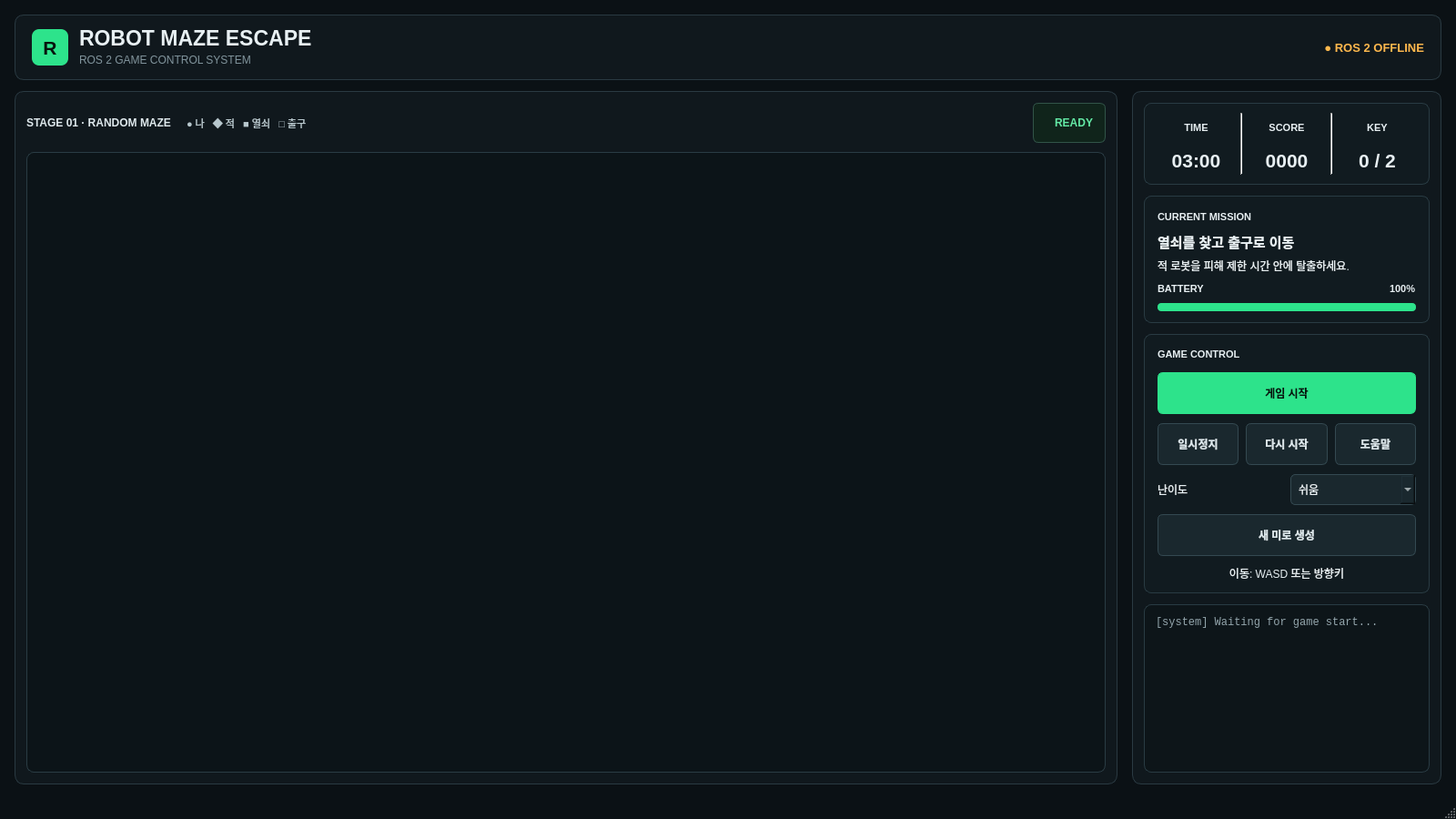
<?xml version="1.0" encoding="UTF-8"?>
<ui version="4.0">
 <class>MainWindow</class>
 <widget class="QMainWindow" name="MainWindow">
  <property name="geometry">
   <rect>
    <x>0</x>
    <y>0</y>
    <width>1600</width>
    <height>900</height>
   </rect>
  </property>
  <property name="minimumSize">
   <size>
    <width>1280</width>
    <height>760</height>
   </size>
  </property>
  <property name="windowTitle">
   <string>Robot Maze Escape</string>
  </property>
  <property name="styleSheet">
   <string notr="true">QMainWindow, QWidget#centralWidget {
    background-color: #0b1115;
    color: #e8f0f3;
    font-family: "Noto Sans CJK KR", "Noto Sans KR", sans-serif;
}
QLabel {
    color: #e8f0f3;
    background-color: transparent;
}
QFrame#headerFrame, QFrame#gameFrame, QFrame#sidePanel {
    background-color: #10181d;
    border: 1px solid #2a3a42;
    border-radius: 10px;
}
QLabel#logoLabel {
    background-color: #2de38b;
    color: #07130d;
    border-radius: 8px;
}
QLabel#appSubtitleLabel {
    color: #81949c;
}
QLabel#connectionLabel {
    color: #ffb84d;
}
QLabel#connectionLabel[state="connected"] {
    color: #63e9a5;
}
QLabel#connectionLabel[state="connecting"] {
    color: #59b8ff;
}
QLabel#connectionLabel[state="offline"] {
    color: #ffb84d;
}
QLabel#stageLabel {
    color: #dfe9ed;
}
QLabel#mapLegendLabel {
    color: #b7c7cd;
    padding-left: 8px;
}
QLabel#gameStatusLabel {
    color: #63e9a5;
    background-color: #10241b;
    border: 1px solid #315448;
    border-radius: 6px;
    padding: 5px 10px;
}
QLabel#gameStatusLabel[state="ready"] {
    color: #8dd6ff;
    background-color: #10222b;
    border-color: #315165;
}
QLabel#gameStatusLabel[state="active"], QLabel#gameStatusLabel[state="won"] {
    color: #63e9a5;
    background-color: #10241b;
    border-color: #315448;
}
QLabel#gameStatusLabel[state="paused"] {
    color: #ffd166;
    background-color: #2a2413;
    border-color: #66542a;
}
QLabel#gameStatusLabel[state="error"], QLabel#gameStatusLabel[state="lost"] {
    color: #ff7b84;
    background-color: #2a1519;
    border-color: #6b333a;
}
QGraphicsView#gameView {
    background-color: #0c1418;
    border: 1px solid #2a3c44;
    border-radius: 8px;
}
QFrame#statusFrame, QFrame#missionFrame, QFrame#controlFrame {
    background-color: #111b20;
    border: 1px solid #293b43;
    border-radius: 8px;
}
QLabel[role="caption"] {
    color: #80939b;
}
QLabel[role="value"] {
    color: #f0f6f8;
}
QFrame[role="divider"] {
    color: #2a3a42;
}
QPushButton {
    min-height: 34px;
    color: #dce7eb;
    background-color: #1a282e;
    border: 1px solid #344951;
    border-radius: 6px;
    padding: 5px 10px;
    font-weight: 600;
}
QPushButton:hover {
    background-color: #23343b;
    border-color: #4c6872;
}
QPushButton:pressed {
    background-color: #132027;
}
QPushButton:focus {
    border-color: #63e9a5;
}
QPushButton:disabled {
    color: #687980;
    background-color: #121c21;
    border-color: #25343a;
}
QPushButton#startButton {
    color: #07130d;
    background-color: #2de38b;
    border-color: #2de38b;
}
QPushButton#startButton:hover {
    background-color: #51efa0;
    border-color: #7af4b7;
}
QPushButton#startButton:pressed {
    background-color: #20bf70;
}
QPushButton#startButton:disabled {
    color: #60736a;
    background-color: #193328;
    border-color: #284b3b;
}
QComboBox {
    min-height: 28px;
    color: #e8f0f3;
    background-color: #1a282e;
    border: 1px solid #344951;
    border-radius: 5px;
    padding: 2px 8px;
}
QComboBox QAbstractItemView {
    color: #e8f0f3;
    background-color: #111b20;
    selection-background-color: #275943;
}
QMessageBox {
    background-color: #111b20;
}
QMessageBox QLabel {
    color: #e8f0f3;
}
QProgressBar#batteryProgressBar {
    background-color: #24343a;
    border: none;
    border-radius: 4px;
}
QProgressBar#batteryProgressBar::chunk {
    background-color: #2de38b;
    border-radius: 4px;
}
QProgressBar#batteryProgressBar[level="warning"]::chunk {
    background-color: #ffd166;
}
QProgressBar#batteryProgressBar[level="critical"]::chunk {
    background-color: #ff5b66;
}
QPlainTextEdit#eventLogEdit {
    color: #93a5ac;
    background-color: #0d1519;
    border: 1px solid #293b43;
    border-radius: 8px;
    padding: 8px;
    font-family: monospace;
    font-size: 9pt;
}</string>
  </property>
  <widget class="QWidget" name="centralWidget">
   <layout class="QVBoxLayout" name="mainLayout">
    <property name="spacing">
     <number>12</number>
    </property>
    <property name="leftMargin">
     <number>16</number>
    </property>
    <property name="topMargin">
     <number>16</number>
    </property>
    <property name="rightMargin">
     <number>16</number>
    </property>
    <property name="bottomMargin">
     <number>16</number>
    </property>
    <item>
     <widget class="QFrame" name="headerFrame">
      <property name="sizePolicy">
       <sizepolicy hsizetype="Expanding" vsizetype="Fixed">
        <horstretch>0</horstretch>
        <verstretch>0</verstretch>
       </sizepolicy>
      </property>
      <property name="minimumSize">
       <size>
        <width>0</width>
        <height>72</height>
       </size>
      </property>
      <property name="maximumSize">
       <size>
        <width>16777215</width>
        <height>72</height>
       </size>
      </property>
      <property name="frameShape">
       <enum>QFrame::StyledPanel</enum>
      </property>
      <property name="frameShadow">
       <enum>QFrame::Raised</enum>
      </property>
      <layout class="QHBoxLayout" name="headerLayout">
       <property name="spacing">
        <number>12</number>
       </property>
       <property name="leftMargin">
        <number>18</number>
       </property>
       <property name="topMargin">
        <number>12</number>
       </property>
       <property name="rightMargin">
        <number>18</number>
       </property>
       <property name="bottomMargin">
        <number>12</number>
       </property>
       <item>
        <widget class="QLabel" name="logoLabel">
         <property name="minimumSize">
          <size>
           <width>40</width>
           <height>40</height>
          </size>
         </property>
         <property name="maximumSize">
          <size>
           <width>40</width>
           <height>40</height>
          </size>
         </property>
         <property name="font">
          <font>
           <pointsize>16</pointsize>
           <bold>true</bold>
          </font>
         </property>
         <property name="text">
          <string>R</string>
         </property>
         <property name="alignment">
          <set>Qt::AlignCenter</set>
         </property>
        </widget>
       </item>
       <item>
        <widget class="QWidget" name="titleWidget" native="true">
         <layout class="QVBoxLayout" name="titleLayout">
          <property name="spacing">
           <number>2</number>
          </property>
          <property name="leftMargin">
           <number>0</number>
          </property>
          <property name="topMargin">
           <number>0</number>
          </property>
          <property name="rightMargin">
           <number>0</number>
          </property>
          <property name="bottomMargin">
           <number>0</number>
          </property>
          <item>
           <widget class="QLabel" name="appTitleLabel">
            <property name="font">
             <font>
              <pointsize>17</pointsize>
              <bold>true</bold>
             </font>
            </property>
            <property name="text">
             <string>ROBOT MAZE ESCAPE</string>
            </property>
            <property name="alignment">
             <set>Qt::AlignLeading|Qt::AlignLeft|Qt::AlignVCenter</set>
            </property>
           </widget>
          </item>
          <item>
           <widget class="QLabel" name="appSubtitleLabel">
            <property name="font">
             <font>
              <pointsize>9</pointsize>
             </font>
            </property>
            <property name="text">
             <string>ROS 2 GAME CONTROL SYSTEM</string>
            </property>
            <property name="alignment">
             <set>Qt::AlignLeading|Qt::AlignLeft|Qt::AlignVCenter</set>
            </property>
           </widget>
          </item>
         </layout>
        </widget>
       </item>
       <item>
        <spacer name="headerSpacer">
         <property name="orientation">
          <enum>Qt::Horizontal</enum>
         </property>
         <property name="sizeHint" stdset="0">
          <size>
           <width>40</width>
           <height>20</height>
          </size>
         </property>
        </spacer>
       </item>
       <item>
        <widget class="QLabel" name="connectionLabel">
         <property name="minimumSize">
          <size>
           <width>180</width>
           <height>0</height>
          </size>
         </property>
         <property name="font">
          <font>
           <pointsize>10</pointsize>
           <bold>true</bold>
          </font>
         </property>
         <property name="text">
          <string>● ROS 2 OFFLINE</string>
         </property>
         <property name="alignment">
          <set>Qt::AlignRight|Qt::AlignTrailing|Qt::AlignVCenter</set>
         </property>
        </widget>
       </item>
      </layout>
     </widget>
    </item>
    <item>
     <widget class="QWidget" name="contentWidget" native="true">
      <property name="sizePolicy">
       <sizepolicy hsizetype="Expanding" vsizetype="Expanding">
        <horstretch>0</horstretch>
        <verstretch>0</verstretch>
       </sizepolicy>
      </property>
      <layout class="QHBoxLayout" name="contentLayout" stretch="1,0">
       <property name="spacing">
        <number>16</number>
       </property>
       <property name="leftMargin">
        <number>0</number>
       </property>
       <property name="topMargin">
        <number>0</number>
       </property>
       <property name="rightMargin">
        <number>0</number>
       </property>
       <property name="bottomMargin">
        <number>0</number>
       </property>
       <item>
        <widget class="QFrame" name="gameFrame">
         <property name="sizePolicy">
          <sizepolicy hsizetype="Expanding" vsizetype="Expanding">
           <horstretch>0</horstretch>
           <verstretch>0</verstretch>
          </sizepolicy>
         </property>
         <property name="minimumSize">
          <size>
           <width>700</width>
           <height>0</height>
          </size>
         </property>
         <property name="frameShape">
          <enum>QFrame::StyledPanel</enum>
         </property>
         <property name="frameShadow">
          <enum>QFrame::Raised</enum>
         </property>
         <layout class="QVBoxLayout" name="gameLayout">
          <property name="spacing">
           <number>10</number>
          </property>
          <property name="leftMargin">
           <number>12</number>
          </property>
          <property name="topMargin">
           <number>12</number>
          </property>
          <property name="rightMargin">
           <number>12</number>
          </property>
          <property name="bottomMargin">
           <number>12</number>
          </property>
          <item>
           <widget class="QWidget" name="gameHeaderWidget" native="true">
            <property name="sizePolicy">
             <sizepolicy hsizetype="Expanding" vsizetype="Fixed">
              <horstretch>0</horstretch>
              <verstretch>0</verstretch>
             </sizepolicy>
            </property>
            <property name="minimumSize">
             <size>
              <width>0</width>
              <height>44</height>
             </size>
            </property>
            <property name="maximumSize">
             <size>
              <width>16777215</width>
              <height>44</height>
             </size>
            </property>
            <layout class="QHBoxLayout" name="gameHeaderLayout">
             <property name="leftMargin">
              <number>0</number>
             </property>
             <property name="topMargin">
              <number>0</number>
             </property>
             <property name="rightMargin">
              <number>0</number>
             </property>
             <property name="bottomMargin">
              <number>0</number>
             </property>
             <item>
              <widget class="QLabel" name="stageLabel">
               <property name="font">
                <font>
                 <bold>true</bold>
                </font>
               </property>
               <property name="text">
                <string>STAGE 01 · RANDOM MAZE</string>
               </property>
               <property name="alignment">
                <set>Qt::AlignLeading|Qt::AlignLeft|Qt::AlignVCenter</set>
               </property>
              </widget>
             </item>
             <item>
              <widget class="QLabel" name="mapLegendLabel">
               <property name="font">
                <font>
                 <pointsize>8</pointsize>
                </font>
               </property>
               <property name="text">
                <string>● 나   ◆ 적   ■ 열쇠   □ 출구</string>
               </property>
               <property name="role" stdset="0">
                <string>caption</string>
               </property>
              </widget>
             </item>
             <item>
              <spacer name="gameHeaderSpacer">
               <property name="orientation">
                <enum>Qt::Horizontal</enum>
               </property>
               <property name="sizeHint" stdset="0">
                <size>
                 <width>40</width>
                 <height>20</height>
                </size>
               </property>
              </spacer>
             </item>
             <item>
              <widget class="QLabel" name="gameStatusLabel">
               <property name="minimumSize">
                <size>
                 <width>80</width>
                 <height>0</height>
                </size>
               </property>
               <property name="font">
                <font>
                 <bold>true</bold>
                </font>
               </property>
               <property name="text">
                <string>READY</string>
               </property>
               <property name="alignment">
                <set>Qt::AlignRight|Qt::AlignTrailing|Qt::AlignVCenter</set>
               </property>
              </widget>
             </item>
            </layout>
           </widget>
          </item>
          <item>
           <widget class="QGraphicsView" name="gameView">
            <property name="sizePolicy">
             <sizepolicy hsizetype="Expanding" vsizetype="Expanding">
              <horstretch>0</horstretch>
              <verstretch>0</verstretch>
             </sizepolicy>
            </property>
            <property name="minimumSize">
             <size>
              <width>600</width>
              <height>420</height>
             </size>
            </property>
            <property name="frameShape">
             <enum>QFrame::StyledPanel</enum>
            </property>
            <property name="focusPolicy">
             <enum>Qt::StrongFocus</enum>
            </property>
            <property name="alignment">
             <set>Qt::AlignCenter</set>
            </property>
           </widget>
          </item>
         </layout>
        </widget>
       </item>
       <item>
        <widget class="QFrame" name="sidePanel">
         <property name="sizePolicy">
          <sizepolicy hsizetype="Fixed" vsizetype="Expanding">
           <horstretch>0</horstretch>
           <verstretch>0</verstretch>
          </sizepolicy>
         </property>
         <property name="minimumSize">
          <size>
           <width>340</width>
           <height>0</height>
          </size>
         </property>
         <property name="maximumSize">
          <size>
           <width>380</width>
           <height>16777215</height>
          </size>
         </property>
         <property name="frameShape">
          <enum>QFrame::StyledPanel</enum>
         </property>
         <property name="frameShadow">
          <enum>QFrame::Raised</enum>
         </property>
         <layout class="QVBoxLayout" name="sideLayout">
          <property name="spacing">
           <number>12</number>
          </property>
          <property name="leftMargin">
           <number>12</number>
          </property>
          <property name="topMargin">
           <number>12</number>
          </property>
          <property name="rightMargin">
           <number>12</number>
          </property>
          <property name="bottomMargin">
           <number>12</number>
          </property>
          <item>
           <widget class="QFrame" name="statusFrame">
          <property name="geometry">
           <rect>
            <x>100</x>
            <y>100</y>
            <width>120</width>
            <height>100</height>
           </rect>
          </property>
          <property name="sizePolicy">
           <sizepolicy hsizetype="Preferred" vsizetype="Fixed">
            <horstretch>0</horstretch>
            <verstretch>0</verstretch>
           </sizepolicy>
          </property>
          <property name="minimumSize">
           <size>
            <width>0</width>
            <height>90</height>
           </size>
          </property>
          <property name="maximumSize">
           <size>
            <width>16777215</width>
            <height>90</height>
           </size>
          </property>
          <property name="frameShape">
           <enum>QFrame::StyledPanel</enum>
          </property>
          <property name="frameShadow">
           <enum>QFrame::Raised</enum>
          </property>
          <layout class="QHBoxLayout" name="statusLayout" stretch="1,0,1,0,1">
           <property name="spacing">
            <number>0</number>
           </property>
           <property name="leftMargin">
            <number>8</number>
           </property>
           <property name="topMargin">
            <number>10</number>
           </property>
           <property name="rightMargin">
            <number>8</number>
           </property>
           <property name="bottomMargin">
            <number>10</number>
           </property>
           <item>
            <layout class="QVBoxLayout" name="timeStatLayout">
             <property name="spacing">
              <number>3</number>
             </property>
             <item>
              <widget class="QLabel" name="timeCaptionLabel">
               <property name="font">
                <font>
                 <pointsize>8</pointsize>
                 <bold>true</bold>
                </font>
               </property>
               <property name="text">
                <string>TIME</string>
               </property>
               <property name="alignment">
                <set>Qt::AlignCenter</set>
               </property>
               <property name="role" stdset="0">
                <string>caption</string>
               </property>
              </widget>
             </item>
             <item>
              <widget class="QLabel" name="timeValueLabel">
               <property name="font">
                <font>
                 <pointsize>16</pointsize>
                 <bold>true</bold>
                </font>
               </property>
               <property name="text">
                <string>03:00</string>
               </property>
               <property name="alignment">
                <set>Qt::AlignCenter</set>
               </property>
               <property name="role" stdset="0">
                <string>value</string>
               </property>
              </widget>
             </item>
            </layout>
           </item>
           <item>
            <widget class="QFrame" name="statusDividerOne">
             <property name="frameShape">
              <enum>QFrame::VLine</enum>
             </property>
             <property name="frameShadow">
              <enum>QFrame::Sunken</enum>
             </property>
             <property name="role" stdset="0">
              <string>divider</string>
             </property>
            </widget>
           </item>
           <item>
            <layout class="QVBoxLayout" name="scoreStatLayout">
             <property name="spacing">
              <number>3</number>
             </property>
             <item>
              <widget class="QLabel" name="scoreCaptionLabel">
               <property name="font">
                <font>
                 <pointsize>8</pointsize>
                 <bold>true</bold>
                </font>
               </property>
               <property name="text">
                <string>SCORE</string>
               </property>
               <property name="alignment">
                <set>Qt::AlignCenter</set>
               </property>
               <property name="role" stdset="0">
                <string>caption</string>
               </property>
              </widget>
             </item>
             <item>
              <widget class="QLabel" name="scoreValueLabel">
               <property name="font">
                <font>
                 <pointsize>16</pointsize>
                 <bold>true</bold>
                </font>
               </property>
               <property name="text">
                <string>0000</string>
               </property>
               <property name="alignment">
                <set>Qt::AlignCenter</set>
               </property>
               <property name="role" stdset="0">
                <string>value</string>
               </property>
              </widget>
             </item>
            </layout>
           </item>
           <item>
            <widget class="QFrame" name="statusDividerTwo">
             <property name="frameShape">
              <enum>QFrame::VLine</enum>
             </property>
             <property name="frameShadow">
              <enum>QFrame::Sunken</enum>
             </property>
             <property name="role" stdset="0">
              <string>divider</string>
             </property>
            </widget>
           </item>
           <item>
            <layout class="QVBoxLayout" name="keyStatLayout">
             <property name="spacing">
              <number>3</number>
             </property>
             <item>
              <widget class="QLabel" name="keyCaptionLabel">
               <property name="font">
                <font>
                 <pointsize>8</pointsize>
                 <bold>true</bold>
                </font>
               </property>
               <property name="text">
                <string>KEY</string>
               </property>
               <property name="alignment">
                <set>Qt::AlignCenter</set>
               </property>
               <property name="role" stdset="0">
                <string>caption</string>
               </property>
              </widget>
             </item>
             <item>
              <widget class="QLabel" name="keyValueLabel">
               <property name="font">
                <font>
                 <pointsize>16</pointsize>
                 <bold>true</bold>
                </font>
               </property>
               <property name="text">
                <string>0 / 2</string>
               </property>
               <property name="alignment">
                <set>Qt::AlignCenter</set>
               </property>
               <property name="role" stdset="0">
                <string>value</string>
               </property>
              </widget>
             </item>
            </layout>
           </item>
          </layout>
           </widget>
          </item>
          <item>
           <widget class="QFrame" name="missionFrame">
          <property name="geometry">
           <rect>
            <x>110</x>
            <y>210</y>
            <width>120</width>
            <height>170</height>
           </rect>
          </property>
          <property name="sizePolicy">
           <sizepolicy hsizetype="Preferred" vsizetype="Fixed">
            <horstretch>0</horstretch>
            <verstretch>0</verstretch>
           </sizepolicy>
          </property>
          <property name="minimumSize">
           <size>
            <width>0</width>
            <height>140</height>
           </size>
          </property>
          <property name="maximumSize">
           <size>
            <width>16777215</width>
            <height>140</height>
           </size>
          </property>
          <property name="frameShape">
           <enum>QFrame::StyledPanel</enum>
          </property>
          <property name="frameShadow">
           <enum>QFrame::Raised</enum>
          </property>
          <layout class="QVBoxLayout" name="missionLayout">
           <property name="spacing">
            <number>5</number>
           </property>
           <property name="leftMargin">
            <number>14</number>
           </property>
           <property name="topMargin">
            <number>12</number>
           </property>
           <property name="rightMargin">
            <number>14</number>
           </property>
           <property name="bottomMargin">
            <number>12</number>
           </property>
           <item>
            <widget class="QLabel" name="missionTitleLabel">
             <property name="font">
              <font>
               <pointsize>8</pointsize>
               <bold>true</bold>
              </font>
             </property>
             <property name="text">
              <string>CURRENT MISSION</string>
             </property>
             <property name="role" stdset="0">
              <string>caption</string>
             </property>
            </widget>
           </item>
           <item>
            <widget class="QLabel" name="missionObjectiveLabel">
             <property name="font">
              <font>
               <pointsize>11</pointsize>
               <bold>true</bold>
              </font>
             </property>
             <property name="text">
              <string>열쇠를 찾고 출구로 이동</string>
             </property>
             <property name="wordWrap">
              <bool>true</bool>
             </property>
            </widget>
           </item>
           <item>
            <widget class="QLabel" name="missionDescriptionLabel">
             <property name="font">
              <font>
               <pointsize>9</pointsize>
              </font>
             </property>
             <property name="text">
              <string>적 로봇을 피해 제한 시간 안에 탈출하세요.</string>
             </property>
             <property name="wordWrap">
              <bool>true</bool>
             </property>
             <property name="role" stdset="0">
              <string>caption</string>
             </property>
            </widget>
           </item>
           <item>
            <layout class="QHBoxLayout" name="batteryInfoLayout">
             <property name="spacing">
              <number>6</number>
             </property>
             <item>
              <widget class="QLabel" name="batteryCaptionLabel">
               <property name="font">
                <font>
                 <pointsize>8</pointsize>
                 <bold>true</bold>
                </font>
               </property>
               <property name="text">
                <string>BATTERY</string>
               </property>
               <property name="role" stdset="0">
                <string>caption</string>
               </property>
              </widget>
             </item>
             <item>
              <spacer name="batterySpacer">
               <property name="orientation">
                <enum>Qt::Horizontal</enum>
               </property>
               <property name="sizeHint" stdset="0">
                <size>
                 <width>40</width>
                 <height>10</height>
                </size>
               </property>
              </spacer>
             </item>
             <item>
              <widget class="QLabel" name="batteryValueLabel">
               <property name="font">
                <font>
                 <pointsize>8</pointsize>
                 <bold>true</bold>
                </font>
               </property>
               <property name="text">
                <string>100%</string>
               </property>
              </widget>
             </item>
            </layout>
           </item>
           <item>
            <widget class="QProgressBar" name="batteryProgressBar">
             <property name="minimumSize">
              <size>
               <width>0</width>
               <height>9</height>
              </size>
             </property>
             <property name="maximumSize">
              <size>
               <width>16777215</width>
               <height>9</height>
              </size>
             </property>
             <property name="value">
              <number>100</number>
             </property>
             <property name="textVisible">
              <bool>false</bool>
             </property>
            </widget>
           </item>
          </layout>
           </widget>
          </item>
          <item>
           <widget class="QFrame" name="controlFrame">
          <property name="geometry">
           <rect>
            <x>110</x>
            <y>400</y>
            <width>120</width>
            <height>285</height>
           </rect>
          </property>
          <property name="sizePolicy">
           <sizepolicy hsizetype="Preferred" vsizetype="Fixed">
            <horstretch>0</horstretch>
            <verstretch>0</verstretch>
           </sizepolicy>
          </property>
          <property name="minimumSize">
           <size>
            <width>0</width>
            <height>285</height>
           </size>
          </property>
          <property name="maximumSize">
           <size>
            <width>16777215</width>
            <height>285</height>
           </size>
          </property>
          <property name="frameShape">
           <enum>QFrame::StyledPanel</enum>
          </property>
          <property name="frameShadow">
           <enum>QFrame::Raised</enum>
          </property>
          <layout class="QVBoxLayout" name="controlLayout">
           <property name="spacing">
            <number>10</number>
           </property>
           <property name="leftMargin">
            <number>14</number>
           </property>
           <property name="topMargin">
            <number>12</number>
           </property>
           <property name="rightMargin">
            <number>14</number>
           </property>
           <property name="bottomMargin">
            <number>12</number>
           </property>
           <item>
            <widget class="QLabel" name="controlTitleLabel">
             <property name="font">
              <font>
               <pointsize>8</pointsize>
               <bold>true</bold>
              </font>
             </property>
             <property name="text">
              <string>GAME CONTROL</string>
             </property>
             <property name="role" stdset="0">
              <string>caption</string>
             </property>
            </widget>
           </item>
           <item>
            <widget class="QPushButton" name="startButton">
             <property name="minimumSize">
              <size>
               <width>0</width>
               <height>38</height>
              </size>
             </property>
             <property name="text">
              <string>게임 시작</string>
             </property>
            </widget>
           </item>
           <item>
            <layout class="QHBoxLayout" name="secondaryControlLayout">
             <property name="spacing">
              <number>8</number>
             </property>
             <item>
              <widget class="QPushButton" name="pauseButton">
               <property name="text">
                <string>일시정지</string>
               </property>
              </widget>
             </item>
             <item>
              <widget class="QPushButton" name="restartButton">
               <property name="text">
                <string>다시 시작</string>
               </property>
              </widget>
             </item>
             <item>
              <widget class="QPushButton" name="helpButton">
               <property name="text">
                <string>도움말</string>
               </property>
              </widget>
             </item>
            </layout>
           </item>
           <item>
            <layout class="QHBoxLayout" name="difficultyLayout">
             <property name="spacing">
              <number>8</number>
             </property>
             <item>
              <widget class="QLabel" name="difficultyLabel">
               <property name="text">
                <string>난이도</string>
               </property>
               <property name="role" stdset="0">
                <string>caption</string>
               </property>
              </widget>
             </item>
             <item>
              <widget class="QComboBox" name="difficultyComboBox">
               <item>
                <property name="text">
                 <string>쉬움</string>
                </property>
               </item>
               <item>
                <property name="text">
                 <string>보통</string>
                </property>
               </item>
               <item>
                <property name="text">
                 <string>어려움</string>
                </property>
               </item>
              </widget>
             </item>
            </layout>
           </item>
           <item>
            <widget class="QPushButton" name="newMazeButton">
             <property name="text">
              <string>새 미로 생성</string>
             </property>
            </widget>
           </item>
           <item>
            <widget class="QLabel" name="movementHintLabel">
             <property name="font">
              <font>
               <pointsize>9</pointsize>
              </font>
             </property>
             <property name="text">
              <string>이동: WASD 또는 방향키</string>
             </property>
             <property name="alignment">
              <set>Qt::AlignCenter</set>
             </property>
             <property name="role" stdset="0">
              <string>caption</string>
             </property>
            </widget>
           </item>
          </layout>
           </widget>
          </item>
          <item>
           <widget class="QPlainTextEdit" name="eventLogEdit">
          <property name="geometry">
           <rect>
            <x>60</x>
            <y>640</y>
            <width>104</width>
            <height>100</height>
           </rect>
          </property>
          <property name="minimumSize">
           <size>
            <width>0</width>
            <height>60</height>
           </size>
          </property>
          <property name="readOnly">
           <bool>true</bool>
          </property>
          <property name="focusPolicy">
           <enum>Qt::NoFocus</enum>
          </property>
          <property name="plainText">
           <string>[system] Waiting for game start...</string>
          </property>
           </widget>
          </item>
         </layout>
        </widget>
       </item>
      </layout>
     </widget>
    </item>
   </layout>
  </widget>
  <widget class="QMenuBar" name="menubar">
   <property name="visible">
    <bool>false</bool>
   </property>
   <property name="geometry">
    <rect>
     <x>0</x>
     <y>0</y>
     <width>1600</width>
     <height>23</height>
    </rect>
   </property>
  </widget>
  <widget class="QStatusBar" name="statusbar">
   <property name="visible">
    <bool>false</bool>
   </property>
  </widget>
 </widget>
 <resources/>
 <connections/>
</ui>
